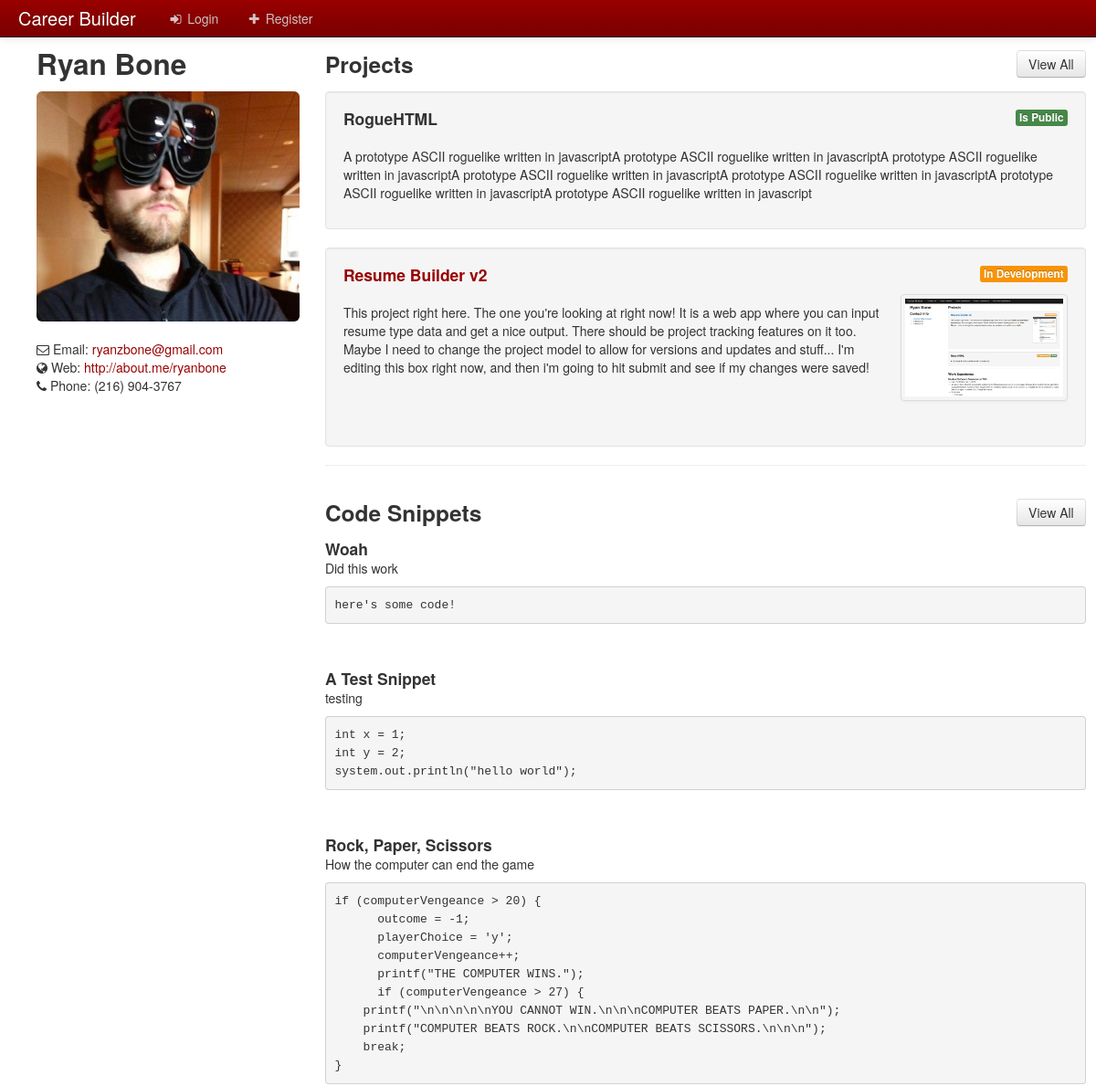
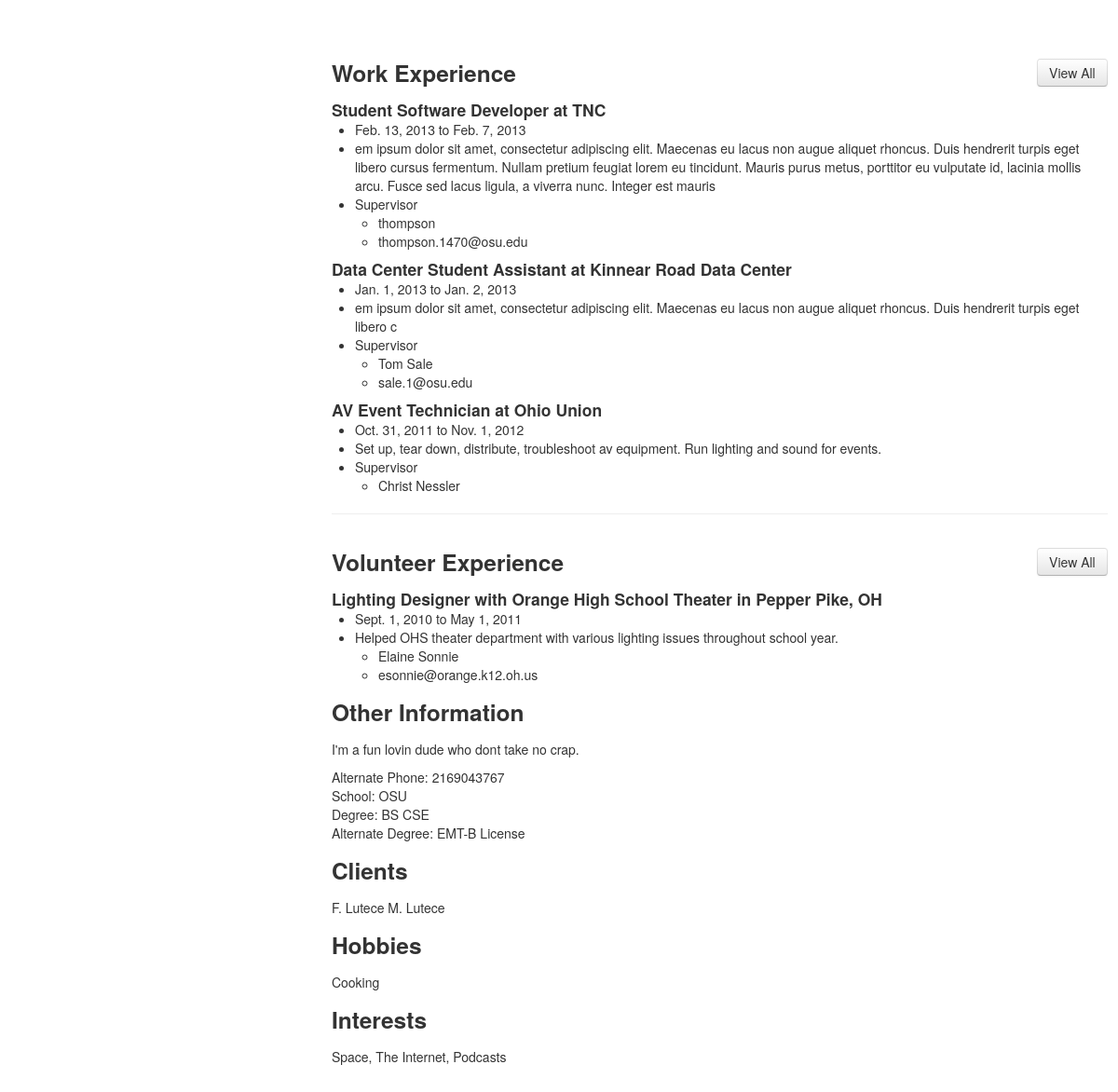
Page /profile/1/ on the committed database (2 pictures, top to bottom).
### builder/models.py (models this page shows, shortened)
class UserProfile(models.Model):
    user = models.OneToOneField(User, primary_key=True)
    firstName = models.CharField('First Name', max_length = 50, blank = True)
    lastName = models.CharField('Last Name', max_length = 50, blank = True)
    email = models.EmailField()
    url = models.URLField(blank = True)
    phone = models.CharField(max_length = 20, blank = True)
    altPhone = models.CharField('Alternate Phone', max_length = 20, blank = True)
    image = models.ImageField(upload_to='Images', blank = True)
    school = models.CharField(max_length = 100, blank = True)
    degree = models.CharField(max_length = 100, blank = True)
    altDegree = models.CharField('Secondary Degree', max_length = 100, blank = True)
    altInfo = models.TextField('Other information', blank = True)
    hobbies = models.TextField(blank = True)
    clients = models.TextField(blank = True)
    interests = models.TextField(blank = True)
    visible = models.BooleanField(default = True)
    def __unicode__(self):
        return u'%s %s' %(self.firstName, self.lastName)
    class Meta:
        ordering = ['lastName', 'firstName']

class Project(models.Model):
    user = models.ForeignKey(UserProfile)
    title = models.CharField(max_length = 250)
    projectURL = models.URLField('Project URL', blank = True)
    description = models.TextField()
    inDevelopment = models.BooleanField()
    isPublic = models.BooleanField(default = True)
    projectImage = models.ImageField('Screen shot', upload_to = 'Images', blank = True)
    highlight = models.BooleanField()
    visible = models.BooleanField(default = True)
    class Meta:
        ordering = ['title']

class CodeSnippet(models.Model):
    user = models.ForeignKey(UserProfile)
    title = models.CharField(max_length = 150)
    description = models.TextField()
    code = models.TextField()
    visible = models.BooleanField(default = True)

class WorkExperience(models.Model):
    user = models.ForeignKey(UserProfile)
    jobTitle = models.CharField('Job title', max_length = 100)
    location = models.CharField(max_length = 250)
    startDate = models.DateField('Start date', blank = True)
    endDate = models.DateField('End date', blank = True)
    description = models.TextField('Job description')
    supervisorName = models.CharField('Supervisor name', max_length = 100, blank = True)
    supervisorEmail = models.EmailField('Supervisor email', blank = True)
    visible = models.BooleanField(default = True)
    def __unicode__(self):
        return self.jobTitle
    class Meta:
        ordering = ['-startDate']

class VolunteerExperience(models.Model):
    user = models.ForeignKey(UserProfile)
    organization = models.CharField(max_length = 150)
    jobTitle = models.CharField('Title', max_length = 100)
    startDate = models.DateField('Start date', blank = True)
    endDate = models.DateField('End date', blank = True, null=True)
    description = models.TextField('Job description')
    supervisorName = models.CharField('Supervisor name', max_length = 100)
    supervisorEmail = models.EmailField('Supervisor email')
    location = models.CharField(max_length = 250)
    visible = models.BooleanField(default = True)
    class Meta:
        ordering = ['-startDate']

### builder/views.py (the view)
# urls.py: url(r'^profile/(?P<userId>\d+)/$', 'profile', name='profile'),
def profile(request, userId):
	user = request.user
	userProfile = UserProfile.objects.get(user=userId)
	if user.id == userProfile.user.id:
		isThisUser = True
	else:
		isThisUser = False
	workExperience = WorkExperience.objects.filter(user=userProfile, visible=True).order_by('-startDate')[:3]
	projects = Project.objects.filter(user=userProfile, visible=True).order_by('-id')[:3]
	volunteerExperience = VolunteerExperience.objects.filter(user=userProfile, visible=True).order_by('-startDate')[:3]
	code = CodeSnippet.objects.filter(user=userProfile, visible=True).order_by('-id')[:3]
	return render(request, 'profile.html', locals())

### templates/profile.html (shortened to what this page needs)
{% extends "base.html" %}
{% block content %}
<div class="container-fluid page-content">
        <div class="row-fluid">
{% include "profile_menu.html" %}
{% include "profile_body.html" %}
</div>
</div>
{% endblock %}

### templates/profile_menu.html (shortened to what this page needs)
<div class="span3" id="menu">
		<h2>{{ userProfile }}</h2>
		{% if userProfile.image %}
			<img src="{{ userProfile.image.url }}" class="img-rounded">
		{% else %}
			<img src="/Media/Images/default.jpg" class="img-rounded">
		{% endif %}
		{% if userProfile.email %}<i class="icon-envelope"></i> Email: <a href="mailto:{{ userProfile.email }}">{{ userProfile.email }}</a></br>{% endif %}
		{% if userProfile.url %}<i class="icon-globe"></i> Web: <a href="{{ userProfile.url }}">{{ userProfile.url }}</a></br>{% endif %}
		{% if userProfile.phone %}<i class="icon-phone"></i> Phone: {{ userProfile.phone }}</br></br>{% endif %}
</div>

### templates/profile_body.html (shortened to what this page needs)
<div class="span9" id="body">
	{% if projects %}
		<h3 style="display:inline-block;">Project{{ projects|pluralize }}</h3><a href="{% url view_all userProfile.user.id 'project' %}" title="View all entries" style="float:right; margin:15px 0" class="btn">View All</a>
		{% for project in projects %}
		<div class="well">
			<h4>{% if project.projectURL %}<a href="{{ project.projectURL }}">{{ project.title }}</a>{% else %}{{ project.title }}{% endif %}
			{% if project.isPublic %}<span class="label label-success pull-right" style="margin-left: 5px;">Is Public</span>{% endif %}
			{% if project.inDevelopment %}<span class="label label-warning pull-right">In Development</span>{% endif %}
			</h4>
			{% if project.projectImage %}
			<div class="row-fluid">
				<div class="span9">
					<p><br/>{{ project.description }}</p>
				</div>
				<ul class="thumbnails">
					<li class="span3 pull-right">
						<a href="{{ project.projectImage.url }}" class="thumbnail" style="margin-top:10px">
							<img src="{{ project.projectImage.url }}" alt="">
						</a>
					</li>
				</ul>
			</div>
			{% else %}
				<p><br/>{{ project.description }}</p>
			{% endif %}
		</div>
		{% endfor %}
	<hr>
	{% endif %}
	{% if code %}
		<h3 style="display:inline-block;">Code Snippets</h3><a href="{% url view_all userProfile.user.id "code" %}" title="View all entries" style="float:right; margin:15px 0" class="btn">View All</a></br>
		{% for c in code %}
		<h4>{{ c.title }}</h4>
		<p>{{ c.description }}</p>
		<pre>{{ c.code }}</pre>
		{% endfor %}
	{% endif %}
	{% if workExperience %}
	<h3 style="display:inline-block;">Work Experience</h2><a href="{% url view_all userProfile.user.id "work" %}" title="View all entries" style="float:right; margin:15px 0" class="btn">View All</a>
		{% for work in workExperience %}
		<h4>{{ work }} at {{ work.location }}</h4>
		<ul>
			<li>{{ work.startDate }} {% if work.endDate %} to {{work.endDate}}{% endif %}</li>
			<li>{{ work.description }}</li>
			{% if work.supervisorName or work.supervisorEmail %}
			<li>Supervisor</li>
			<ul>
				{% if work.supervisorName %}<li>{{ work.supervisorName }}</li>{% endif %}
				{% if work.supervisorEmail %}<li>{{ work.supervisorEmail }}</li>{% endif %}
			</ul>
			{% endif %}
		</ul>
		{% endfor %}
	<hr>
	{% endif %}
	{% if volunteerExperience %}
	<h3 style="display:inline-block;"> Volunteer Experience</h3> <a href="{% url view_all userProfile.user.id "volunteer" %}" title="View all entries" style="float:right; margin:15px 0" class="btn">View All</a></br>
		{% for vol in volunteerExperience %}
		<h4>{{ vol.jobTitle }}{% if vol.organization %} with {{ vol.organization }}{% endif %}{% if vol.location %} in {{ vol.location }}{% endif %}</h4>
		<ul>
			<li>{{ vol.startDate }} {% if vol.endDate %} to {{vol.endDate}}{% endif %}</li>
			<li>{{ vol.description }}</li>
			<ul>
				<li>{{ vol.supervisorName }}</li>
				<li>{{ vol.supervisorEmail }}</li>
			</ul>
		</ul>
		{% endfor %}
	{% endif %}
		<h3>Other Information</h3>
		<p>{% if userProfile.altInfo %}{{ userProfile.altInfo }}{% endif %}</p>
		{% if userProfile.altPhone %}Alternate Phone: {{ userProfile.altPhone }}</br>{% endif %}
		{% if userProfile.school %}School: {{ userProfile.school }}</br>{% endif %}
		{% if userProfile.degree %}Degree: {{ userProfile.degree }}</br>{% endif %}
		{% if userProfile.altDegree %}Alternate Degree: {{ userProfile.altDegree }}</br>{% endif %}
	{% if userProfile.clients %}
		<h3>Clients</h3>
		<p>{{ userProfile.clients }}</p>
	{% endif %}
	{% if userProfile.hobbies %}
		<h3>Hobbies</h3>
		<p>{{ userProfile.hobbies }}</p>
	{% endif %}
	{% if userProfile.interests %}
		<h3>Interests</h3>
		<p>{{ userProfile.interests }}</p>
	{% endif %}
</div>

### templates/base.html (style rules this page uses)
.page-content { padding:40px; }

### templates/profile.html (style rules this page uses)
h4 { display: inline; }

### rows in the picture
UserProfile: firstName+lastName "Ryan Bone", image (picture), email "ryanzbone@gmail.com", url "http://about.me/ryanbone", phone "(216) 904-3767", altInfo "I'm a fun lovin dude who dont take no crap.", altPhone "2169043767", school "OSU", degree "BS CSE", altDegree "EMT-B License", clients "F. Lutece M. Lutece", hobbies "Cooking", interests "Space, The Internet, Podcasts"
Project: title "RogueHTML", isPublic "Is Public", description "A prototype ASCII roguelike written in javascriptA prototype ASCII roguelike written in javascriptA prototype ASCII roguelike written in javascriptA prototype ASCII roguelike written in javascriptA prototype ASCII roguelike written in javascriptA prototype ASCII roguelike written in javascriptA prototype ASCII roguelike written in javascript"
Project: title "Resume Builder v2", inDevelopment "In Development", description "This project right here. The one you're looking at right now! It is a web app where you can input resume type data and get a nice output. There should be project tracking features on it too. Maybe I need to change the project model to allow for versions and updates and stuff... I'm editing this box right now, and then i'm going to hit submit and see if my changes were saved!", projectImage (picture)
CodeSnippet: title "Woah", description "Did this work", code "here's some code!"
CodeSnippet: title "A Test Snippet", description "testing", code "int x = 1; int y = 2; system.out.println(\"hello world\");"
CodeSnippet: title "Rock, Paper, Scissors", description "How the computer can end the game", code "if (computerVengeance > 20) { outcome = -1; playerChoice = 'y'; computerVengeance++; printf(\"THE COMPUTER WINS.\"); if (computerVengeance > 27) { printf(\"\\n\\n\\n\\n\\nYOU CANNOT WIN.\\n\\n\\nCOMPUTER BEATS PAPER.\\n\\n\"); printf(\"COMPUTER BEATS ROCK.\\n\\nCOMPUTER BEATS SCISSORS.\\n\\n\\n\"); break; }"
WorkExperience: jobTitle "Student Software Developer", location "TNC", startDate "Feb. 13, 2013", endDate "Feb. 7, 2013", description "em ipsum dolor sit amet, consectetur adipiscing elit. Maecenas eu lacus non augue aliquet rhoncus. Duis hendrerit turpis eget libero cursus fermentum. Nullam pretium feugiat lorem eu tincidunt. Mauris purus metus, porttitor eu vulputate id, lacinia mollis arcu. Fusce sed lacus ligula, a viverra nunc. Integer est mauris", supervisorName "thompson", supervisorEmail "thompson.1470@osu.edu"
WorkExperience: jobTitle "Data Center Student Assistant", location "Kinnear Road Data Center", startDate "Jan. 1, 2013", endDate "Jan. 2, 2013", description "em ipsum dolor sit amet, consectetur adipiscing elit. Maecenas eu lacus non augue aliquet rhoncus. Duis hendrerit turpis eget libero c", supervisorName "Tom Sale", supervisorEmail "sale.1@osu.edu"
WorkExperience: jobTitle "AV Event Technician", location "Ohio Union", startDate "Oct. 31, 2011", endDate "Nov. 1, 2012", description "Set up, tear down, distribute, troubleshoot av equipment. Run lighting and sound for events.", supervisorName "Christ Nessler"
VolunteerExperience: jobTitle "Lighting Designer", organization "Orange High School Theater", location "Pepper Pike, OH", startDate "Sept. 1, 2010", endDate "May 1, 2011", description "Helped OHS theater department with various lighting issues throughout school year.", supervisorName "Elaine Sonnie", supervisorEmail "esonnie@orange.k12.oh.us"
